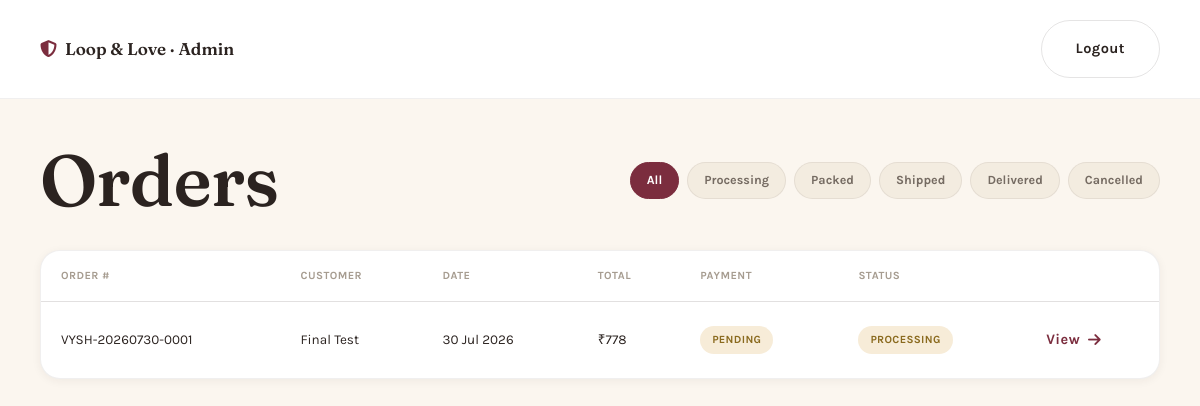
The page /admin/orders (signed in) on the database as committed earlier.
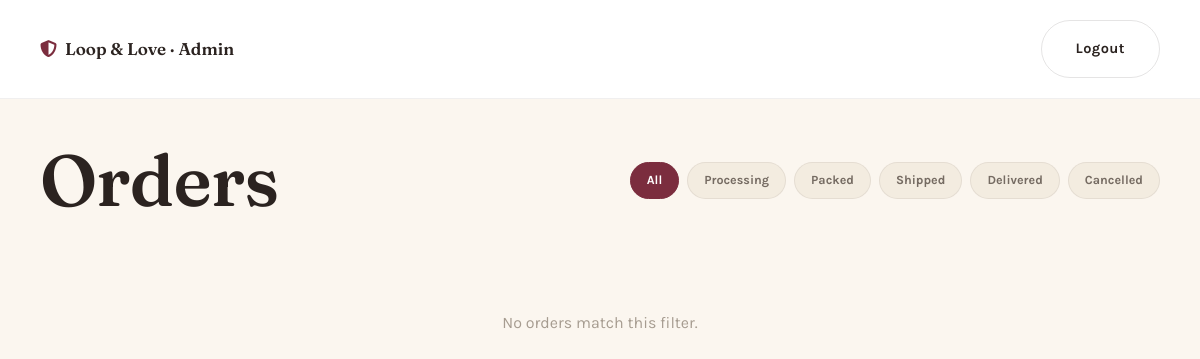
The same page on the database as committed later.
### database/models.py (models this page shows)
class Order(db.Model):
    __tablename__ = "orders"
    id = db.Column(
        db.Integer,
        primary_key=True
    )
    user_id = db.Column(
        db.Integer,
        db.ForeignKey("users.id"),
        nullable=False
    )
    order_number = db.Column(
        db.String(40),
        unique=True,
        index=True
    )
    total = db.Column(
        db.Float,
        nullable=False
    )
    payment_status = db.Column(
        db.String(30),
        default="Pending"
    )
    order_status = db.Column(
        db.String(30),
        default="Processing"
    )
    payment_method = db.Column(
        db.String(30),
        default="Razorpay"
    )
    razorpay_order_id = db.Column(db.String(64))
    razorpay_payment_id = db.Column(db.String(64))
    razorpay_signature = db.Column(db.String(128))
    shipping_name = db.Column(db.String(100))
    shipping_phone = db.Column(db.String(15))
    shipping_line1 = db.Column(db.String(200))
    shipping_line2 = db.Column(db.String(200))
    shipping_city = db.Column(db.String(80))
    shipping_state = db.Column(db.String(80))
    shipping_pincode = db.Column(db.String(10))
    shipping_country = db.Column(db.String(56), default="India")
    created_at = db.Column(
        db.DateTime,
        default=datetime.utcnow
    )
    cancelled_at = db.Column(db.DateTime)
    items = db.relationship(
        "OrderItem",
        backref="order",
        lazy=True,
        cascade="all, delete-orphan"
    )

class User(db.Model):
    __tablename__ = "users"
    id = db.Column(db.Integer, primary_key=True)
    fullname = db.Column(db.String(100), nullable=False)
    phone = db.Column(
        db.String(15),
        unique=True,
        nullable=False,
        index=True
    )
    email = db.Column(
        db.String(120),
        unique=True,
        nullable=False
    )
    password_hash = db.Column(
        db.String(255),
        nullable=False
    )
    created_at = db.Column(
        db.DateTime,
        default=datetime.utcnow
    )
    is_verified = db.Column(
        db.Boolean,
        default=False,
        nullable=False
    )
    wishlist = db.relationship(
        "Wishlist",
        backref="user",
        lazy=True,
        cascade="all, delete-orphan"
    )
    cart = db.relationship(
        "Cart",
        backref="user",
        lazy=True,
        cascade="all, delete-orphan"
    )
    orders = db.relationship(
        "Order",
        backref="user",
        lazy=True,
        cascade="all, delete-orphan"
    )

### routes/admin.py (the view)
@admin_bp.route("/orders")
@admin_required
def orders():
    status_filter = request.args.get("status", "")
    query = Order.query.order_by(Order.created_at.desc())
    if status_filter:
        query = query.filter_by(order_status=status_filter)
    all_orders = query.all()
    return render_template(
        "admin/orders.html",
        orders=all_orders,
        status_filter=status_filter,
        statuses=ORDER_STATUS_FLOW + ["Cancelled"]
    )

### app.py (called while the page is built)
@app.context_processor
def inject_globals():
    from database.models import Cart
    cart_count = 0
    if "user_id" in session:
        cart_count = (
            db.session.query(db.func.coalesce(db.func.sum(Cart.quantity), 0))
            .filter(Cart.user_id == session["user_id"])
            .scalar()
        )
    return dict(
        cart_count=cart_count or 0,
        current_year=datetime.utcnow().year,
        logged_in_user=session.get("user_name")
    )

### routes/admin.py (called while the page is built)
def admin_required(view):
    @wraps(view)
    def wrapped(*args, **kwargs):
        if not session.get("is_admin"):
            return redirect(url_for("admin_bp.admin_login"))
        return view(*args, **kwargs)
    return wrapped

### templates/admin/orders.html (shortened to what this page needs)
<!DOCTYPE html>
<html lang="en">
<head>
    <link rel="stylesheet" href="https://cdnjs.cloudflare.com/ajax/libs/font-awesome/6.7.1/css/all.min.css">
    <link rel="stylesheet" href="{{ url_for('static', filename='css/theme.css') }}">
    <link rel="stylesheet" href="{{ url_for('static', filename='css/account.css') }}">
    <link rel="stylesheet" href="{{ url_for('static', filename='css/admin.css') }}">
</head>
<body>
<header class="admin-topbar">
    <a href="{{ url_for('admin_bp.orders') }}" class="admin-logo">
        <i class="fa-solid fa-shield-halved"></i> Loop &amp; Love &middot; Admin
    </a>
    <a href="{{ url_for('admin_bp.admin_logout') }}" class="btn-outline">Logout</a>
</header>
<section class="admin-page">
    <div class="admin-page-head">
        <h1>Orders</h1>
        <div class="admin-filters">
            <a href="{{ url_for('admin_bp.orders') }}" class="admin-chip {{ 'active' if not status_filter }}">All</a>
            {% for s in statuses %}
            <a href="{{ url_for('admin_bp.orders', status=s) }}" class="admin-chip {{ 'active' if status_filter == s }}">{{ s }}</a>
            {% endfor %}
        </div>
    </div>
    {% if orders %}
    <div class="admin-table-wrap">
        <table class="admin-table">
            <thead>
                <tr>
                    <th>Order #</th>
                    <th>Customer</th>
                    <th>Date</th>
                    <th>Total</th>
                    <th>Payment</th>
                    <th>Status</th>
                    <th></th>
                </tr>
            </thead>
            <tbody>
                {% for order in orders %}
                <tr>
                    <td>{{ order.order_number or ('#' ~ order.id) }}</td>
                    <td>{{ order.user.fullname if order.user else '—' }}</td>
                    <td>{{ order.created_at.strftime('%d %b %Y') if order.created_at else '' }}</td>
                    <td>₹{{ "%.0f"|format(order.total) }}</td>
                    <td><span class="admin-badge payment-{{ order.payment_status|lower }}">{{ order.payment_status }}</span></td>
                    <td><span class="admin-badge status-{{ order.order_status|lower }}">{{ order.order_status }}</span></td>
                    <td><a href="{{ url_for('admin_bp.order_detail', order_id=order.id) }}" class="btn-ghost">View <i class="fa-solid fa-arrow-right"></i></a></td>
                </tr>
                {% endfor %}
            </tbody>
        </table>
    </div>
    {% else %}
    <p class="empty-note">No orders match this filter.</p>
    {% endif %}
</section>
</body>
</html>

### static/css/theme.css (style rules this page uses)
:root { --canvas: #FBF6EF; --canvas-deep: #F3ECE0; --ink: #2B2320; --ink-soft: #756B62; --ink-faint: #A69C90; --berry: #7B2D3E; --berry-deep: #5E2130; --berry-tint: #F6E7E7; --moss: #5C6B4C; --moss-tint: #E9EDE3; --gold: #C79A4B; --gold-tint: #F7ECD8; --card: #FFFFFF; --line: rgba(43,35,32,0.12); --line-soft: rgba(43,35,32,0.07); --shadow-sm: 0 2px 10px rgba(58,42,30,0.06); --shadow-md: 0 14px 34px rgba(58,42,30,0.10); --shadow-lg: 0 28px 60px rgba(58,42,30,0.16); --radius-sm: 12px; --radius-md: 20px; --radius-lg: 32px; --ease: cubic-bezier(.22,1,.36,1); }
*,*::before,*::after { box-sizing:border-box; }
html { scroll-behavior:smooth; }
body { margin:0; background:var(--canvas); color:var(--ink); font-family:'Karla', sans-serif; font-size:16px; line-height:1.65; -webkit-font-smoothing:antialiased; overflow-x:hidden; }
a { text-decoration:none; color:inherit; }
h1,h2,h3,h4 { font-family:'Fraunces', serif; font-weight:600; color:var(--ink); line-height:1.15; margin:0; letter-spacing:-0.01em; }
h1 { font-size:clamp(40px,6vw,74px); font-weight:560; }
p { margin:0; color:var(--ink-soft); }
.btn, .btn-outline, .btn-ghost { display:inline-flex; align-items:center; justify-content:center; gap:10px; padding:16px 34px; border-radius:100px; font-size:14.5px; font-weight:700; letter-spacing:.03em; transition:transform .3s var(--ease), box-shadow .3s var(--ease), background .3s var(--ease), color .3s var(--ease); white-space:nowrap; }
.btn-outline { background:transparent; color:var(--ink); border:1.5px solid var(--line); }
header { position:sticky; top:0; z-index:300; background:rgba(251,246,239,0.7); backdrop-filter:blur(18px) saturate(140%); -webkit-backdrop-filter:blur(18px) saturate(140%); border-bottom:1px solid transparent; transition:border-color .3s ease, background .3s ease, box-shadow .3s ease; }
.empty-note { text-align:center; padding:60px 20px; color:var(--ink-faint); }

### static/css/admin.css (style rules this page uses)
.admin-topbar { display:flex; align-items:center; justify-content:space-between; padding:20px 40px; background:var(--card); border-bottom:1px solid var(--line-soft); }
.admin-logo { font-family:'Fraunces', serif; font-weight:600; font-size:17px; color:var(--ink); display:flex; align-items:center; gap:8px; }
.admin-logo i { color:var(--berry); }
.admin-page { max-width:1200px; margin:0 auto; padding:40px 40px 100px; }
.admin-page-head { display:flex; align-items:center; justify-content:space-between; flex-wrap:wrap; gap:16px; margin-bottom:28px; }
.admin-filters { display:flex; gap:8px; flex-wrap:wrap; }
.admin-chip { font-size:12.5px; font-weight:700; padding:7px 16px; border-radius:100px; background:var(--canvas-deep); color:var(--ink-soft); border:1px solid var(--line-soft); }
.admin-chip.active { background:var(--berry); color:#fff; border-color:var(--berry); }

Rows that differ between the two databases and show on the page:
removed Order: order_number "VYSH-20260730-0001", user "Final Test", created_at "30 Jul 2026", total "778", payment_status "PENDING", order_status "PROCESSING"
Other text that changed with them:
text no longer shown: "ORDER # CUSTOMER DATE TOTAL PAYMENT STATUS"
text now shown: "No orders match this filter."
